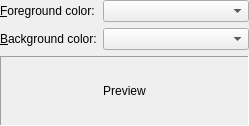
<ui version="4.0" >
 <class>IRCColorChooserUI</class>
 <widget class="QWidget" name="IRCColorChooserUI" >
  <property name="geometry" >
   <rect>
    <x>0</x>
    <y>0</y>
    <width>249</width>
    <height>126</height>
   </rect>
  </property>
  <layout class="QGridLayout" >
   <property name="margin" >
    <number>0</number>
   </property>
   <item row="2" column="0" colspan="2" >
    <widget class="QLabel" name="m_previewLbl" >
     <property name="toolTip" >
      <string>This is how your message will look with these colors</string>
     </property>
     <property name="whatsThis" >
      <string>&lt;qt>This is a preview of how your readers may see view your message if you select these colors.&lt;br>
&lt;b>Note: Not all clients support this, and some users may have chosen to ignore your color changes.&lt;/b>
&lt;/qt></string>
     </property>
     <property name="frameShape" >
      <enum>QFrame::Panel</enum>
     </property>
     <property name="frameShadow" >
      <enum>QFrame::Sunken</enum>
     </property>
     <property name="text" >
      <string>Preview</string>
     </property>
     <property name="alignment" >
      <set>Qt::AlignCenter</set>
     </property>
     <property name="wordWrap" >
      <bool>false</bool>
     </property>
    </widget>
   </item>
   <item row="0" column="1" >
    <widget class="KComboBox" name="m_fgColorCBox" >
     <property name="sizePolicy" >
      <sizepolicy vsizetype="Fixed" hsizetype="Preferred" >
       <horstretch>0</horstretch>
       <verstretch>0</verstretch>
      </sizepolicy>
     </property>
     <property name="toolTip" >
      <string>The chosen text color is added to the input line.</string>
     </property>
     <property name="whatsThis" >
      <string>&lt;qt>Here you choose what color you want you the text in the next message you send to be.  If you choose a color and click Ok, the chosen color is added to the Input Line.  Any text written after this will be in the chosen color, until you change the color again.&lt;br>
&lt;b>Note:  Not all users turn on the option to see this.&lt;/b>&lt;/qt></string>
     </property>
    </widget>
   </item>
   <item row="0" column="0" >
    <widget class="QLabel" name="m_fgColorLbl" >
     <property name="sizePolicy" >
      <sizepolicy vsizetype="Preferred" hsizetype="Maximum" >
       <horstretch>0</horstretch>
       <verstretch>0</verstretch>
      </sizepolicy>
     </property>
     <property name="toolTip" >
      <string>The chosen text color is added to the input line.</string>
     </property>
     <property name="whatsThis" >
      <string>&lt;qt>Here you choose what color you want you the text in the next message you send to be.  If you choose a color and click Ok, the chosen color is added to the Input Line.  Any text written after this will be in the chosen color, until you change the color again.&lt;br>
&lt;b>Note:  Not all users turn on the option to see this.&lt;/b>&lt;/qt></string>
     </property>
     <property name="text" >
      <string>&amp;Foreground color:</string>
     </property>
     <property name="wordWrap" >
      <bool>false</bool>
     </property>
     <property name="buddy" >
      <cstring>m_fgColorCBox</cstring>
     </property>
    </widget>
   </item>
   <item row="1" column="1" >
    <widget class="KComboBox" name="m_bgColorCBox" >
     <property name="enabled" >
      <bool>true</bool>
     </property>
     <property name="sizePolicy" >
      <sizepolicy vsizetype="Fixed" hsizetype="Preferred" >
       <horstretch>0</horstretch>
       <verstretch>0</verstretch>
      </sizepolicy>
     </property>
     <property name="toolTip" >
      <string>The chosen text-background color is added to the input line.</string>
     </property>
     <property name="whatsThis" >
      <string>&lt;qt>Here you choose what color you want you background for the text in the next message you send to be.
If you choose a color and click Ok, the chosen color is added to the Input Line.
Any text written after this will have the chosen color, until you change the color again.&lt;br>
Choosing the default "&lt;i>None&lt;/i>" will not change the background color of your message, so your readers will view your message with their normal background text color.&lt;br>
&lt;b>Note:  Not all clients support this, and not all users turn on the option to see this.&lt;/b>&lt;/qt></string>
     </property>
    </widget>
   </item>
   <item row="1" column="0" >
    <widget class="QLabel" name="m_bgColorLbl" >
     <property name="toolTip" >
      <string>The chosen text-background color is added to the input line.</string>
     </property>
     <property name="whatsThis" >
      <string>&lt;qt>Here you choose what color you want you background for the text in the next message you send to be.
If you choose a color and click Ok, the chosen color is added to the Input Line.
Any text written after this will have the chosen color, until you change the color again.&lt;br>
Choosing the default "&lt;i>None&lt;/i>" will not change the background color of your message, so your readers will view your message with their normal background text color.&lt;br>
&lt;b>Note:  Not all clients support this, and not all users turn on the option to see this.&lt;/b>&lt;/qt></string>
     </property>
     <property name="text" >
      <string>&amp;Background color:</string>
     </property>
     <property name="wordWrap" >
      <bool>false</bool>
     </property>
     <property name="buddy" >
      <cstring>m_bgColorCBox</cstring>
     </property>
    </widget>
   </item>
  </layout>
 </widget>
 <layoutdefault spacing="6" margin="11" />
 <layoutfunction spacing="KDialog::spacingHint" margin="KDialog::marginHint" />
 <customwidgets>
  <customwidget>
   <class>KComboBox</class>
   <extends>QComboBox</extends>
   <header>kcombobox.h</header>
  </customwidget>
 </customwidgets>
 <includes>
  <include location="local" >kcombobox.h</include>
  <include location="local" >kcombobox.h</include>
 </includes>
 <resources/>
 <connections/>
</ui>
